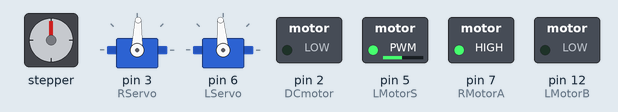
The sketch below on a simulated Arduino Uno, built with avr-gcc and run on an emulated ATmega328P. Shown: stepper motor, 2 × servo, switched loads named in the sketch (green lamp = pin HIGH). Wiring (inferred from the names in the program): stepper motor (2048 steps per turn assumed): coils pin 8, pin 9, pin 10, pin 11. Pins used as bus, display or sensor lines are not drawn.

Above: at 0.05 s.
Timing chart, 0 to 5.8 s (numbered marks = the images above):
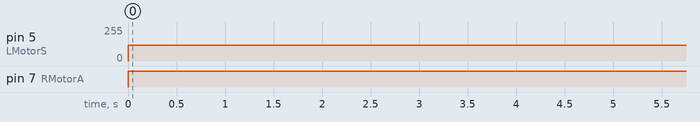

The sketch:

MOTORTEST.ino
```cpp
#include <Servo.h>
Servo SR;
Servo SL;

const byte RServo =3;  //Right Servo signal pin
const byte LServo =6;  //Left Servo signal pin   ~
const byte LMotorS=5;  //Rigth wheel motor signal pin    ~
const byte LMotorA=8;  //Right motor inA
const byte RMotorA=7;  //Left motor inA
const byte LMotorB=12;  //Right motor inB
const byte RMotorB=11;  //Left motor inB
const byte RMotorS=10;  //Left wheel motor signal pin ~
const byte DCmotor = 2 ;  //initializing pin 2 as pwm
const byte firstpin = 1 ;
const byte secondpin = 9 ;
const int servorestR=88;    //Servo resting angle,  when upside down, to turn the LEFT WHEEL Clockwise, we need to ADD angles
const int servorestL=95;    //Servo resting angle. when upside down, to turn the RIGHT WHEEL Clockwise, we need to SUBSTRACT angles
int posX;
int posY;
int pos = 0;
const int stepperSpeed=2;
void DCmove(int k){
      digitalWrite(RMotorA, HIGH);
      digitalWrite(RMotorB, LOW);
      digitalWrite(LMotorA, HIGH);
      digitalWrite(LMotorB, LOW);
      analogWrite(RMotorS, 120);
      analogWrite(LMotorS, 120);
      delay(1000*k);
      digitalWrite(RMotorA, LOW);
      digitalWrite(RMotorB, LOW);
      digitalWrite(LMotorA, LOW);
      digitalWrite(LMotorB, LOW);
}
void setup() {
  // put your setup code here, to run once:
Serial.begin(9600);
  pinMode(RServo, OUTPUT);
  pinMode(LServo, OUTPUT);
  pinMode(RMotorS, OUTPUT);
  pinMode(RMotorA, OUTPUT);
  pinMode(RMotorB, OUTPUT);
  pinMode(LMotorS, OUTPUT);
  pinMode(LMotorA, OUTPUT);
  pinMode(LMotorB, OUTPUT);

 SR.attach(RServo);
 SL.attach(LServo);
 SR.write(servorestR);
 SL.write(servorestL);

  pinMode(DCmotor,OUTPUT) ;
  pinMode(firstpin,OUTPUT) ;
  pinMode(secondpin,OUTPUT) ;
}

void loop() {
  // put your main code here, to run repeatedly:
DCmove(5);
}
```

Measured:
- by itself, pin 5 (LMotorS): 0/255 → 120/255 at 0.00 s
- by itself, pin 7 (RMotorA): LOW → HIGH at 0.00 s
